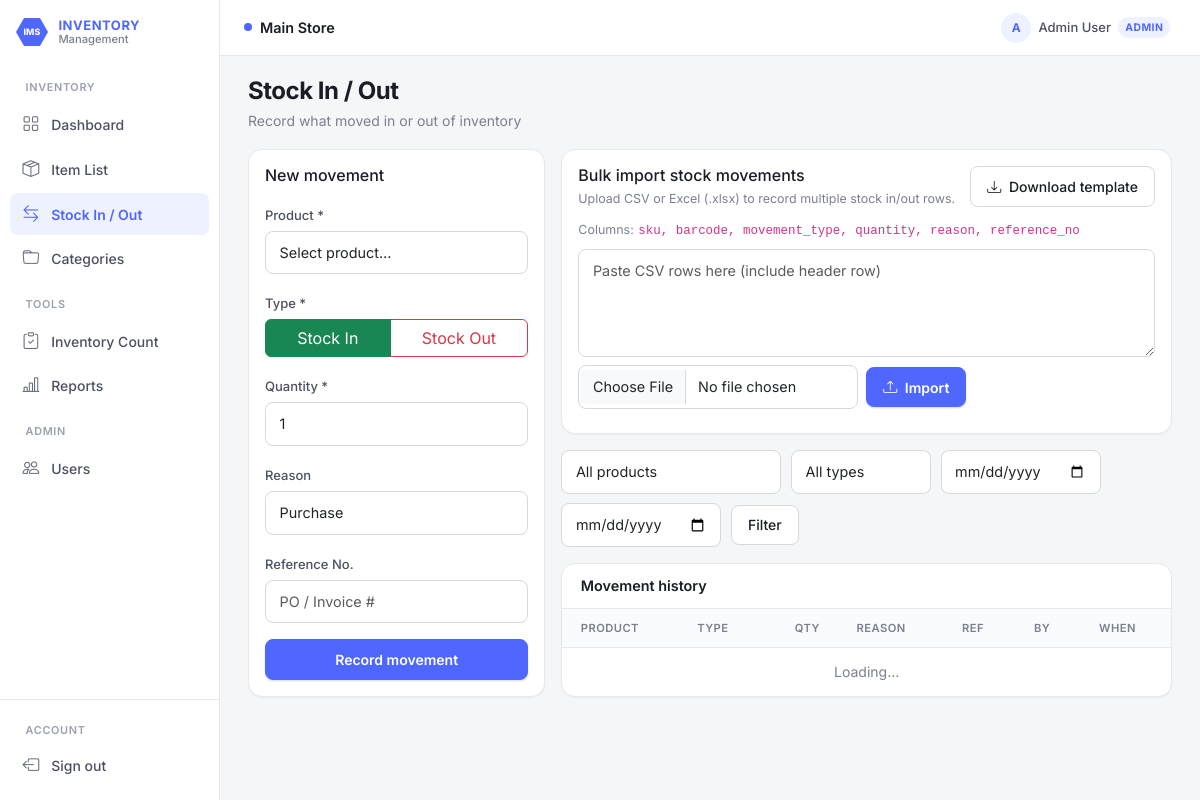
The page /stock_in_out.php (signed in) on the database its author committed.
### tables this page shows
CREATE TABLE stores (
  store_id        INT AUTO_INCREMENT PRIMARY KEY,
  store_name      VARCHAR(255) NOT NULL,
  business_type   VARCHAR(100) NULL,
  address         VARCHAR(500) NULL,
  phone           VARCHAR(50) NULL,
  contact_email   VARCHAR(150) NULL,
  slug            VARCHAR(100) NOT NULL UNIQUE,
  is_active       TINYINT(1) NOT NULL DEFAULT 1,
  created_at      TIMESTAMP DEFAULT CURRENT_TIMESTAMP
);

CREATE TABLE users (
  user_id         INT AUTO_INCREMENT PRIMARY KEY,
  name            VARCHAR(100) NOT NULL,
  email           VARCHAR(150) UNIQUE NOT NULL,
  password_hash   VARCHAR(255) NULL,
  google_id       VARCHAR(255) UNIQUE NULL,
  role            VARCHAR(20) DEFAULT 'staff',  
  is_active       TINYINT(1) NOT NULL DEFAULT 1,
  created_at      TIMESTAMP DEFAULT CURRENT_TIMESTAMP
);

### stock_in_out.php (the view, shortened to what the rows shown need)
<?php
require_once __DIR__ . '/includes/auth.php';
require_once __DIR__ . '/includes/import_ui.php';
require_login();
$pageTitle = 'Stock In / Out';
require __DIR__ . '/includes/header.php';
?>
<div class="row g-3">
  <div class="col-lg-4">
    <div class="card-soft p-3">
      <h2 class="h6 mb-3">New movement</h2>
    </div>
  </div>
  <div class="col-lg-8">
    <?php if (!$activeAudit): ?>
    <?php
    render_bulk_import_panel([
        'api' => '/api/stock_movements_import.php',
        'title' => 'Bulk import stock movements',
        'description' => 'Upload CSV or Excel (.xlsx) to record multiple stock in/out rows.',
        'template_url' => app_url('api/stock_movements_import.php?template=1'),
        'columns' => ['sku', 'barcode', 'movement_type', 'quantity', 'reason', 'reference_no'],
        'panel_id' => 'stockImportPanel',
        'textarea_id' => 'stockImportCsv',
        'file_id' => 'stockImportFile',
        'result_id' => 'stockImportResult',
    ]);
    ?>
    <?php endif; ?>
    <div class="table-panel">
      <div class="panel-head"><h2>Movement history</h2></div>
      <div class="table-responsive">
        <table class="table-clean">
          <thead>
            <tr>
              <th>Product</th>
              <th>Type</th>
              <th class="num">Qty</th>
              <th>Reason</th>
              <th>Ref</th>
              <th>By</th>
              <th>When</th>
            </tr>
          </thead>
        </table>
      </div>
    </div>
  </div>
</div>
<?php
require __DIR__ . '/includes/footer.php';

### includes/header.php (shortened to what the rows shown need)
<?php
$user = current_user();
$store = current_store();
$platformMode = !empty($platformMode);
$storeDisplayName = $platformMode
    ? 'Platform Admin'
    : ($store['store_name'] ?? ($_SESSION['store_name'] ?? 'My Store'));
$pageTitle = $pageTitle ?? 'Inventory';
$activeAudit = locking_audit_session();
$hidePageHeader = !empty($hidePageHeader);
$isAdmin = is_admin();
$isSuper = is_super_admin();
$roleLabel = $isSuper ? 'Super Admin' : ($isAdmin ? 'Admin' : 'Staff');
?>
<!DOCTYPE html>
<html lang="en">
<head>
  <link href="https://cdn.jsdelivr.net/npm/bootstrap@5.3.3/dist/css/bootstrap.min.css" rel="stylesheet">
  <link href="https://cdn.jsdelivr.net/npm/bootstrap-icons@1.11.3/font/bootstrap-icons.min.css" rel="stylesheet">
  <link href="<?= htmlspecialchars(app_url('assets/css/app.css')) ?>" rel="stylesheet">
</head>
<body>
<div class="app-shell">
  <div class="main-wrap">
    <header class="topbar">
      <div class="topbar-team">
        <span class="team-dot"></span>
        <span><?= htmlspecialchars($storeDisplayName) ?></span>
      </div>
      <div class="topbar-actions">
        <div class="dropdown">
          <button type="button" class="user-chip user-chip-btn" data-bs-toggle="dropdown" aria-expanded="false">
            <span class="user-avatar"><?= strtoupper(substr($user['name'] ?? 'U', 0, 1)) ?></span>
            <span class="d-none d-md-inline"><?= htmlspecialchars($user['name'] ?? '') ?></span>
            <span class="role-pill"><?= htmlspecialchars($roleLabel) ?></span>
          </button>
        </div>
      </div>
    </header>
    <main class="main-content">
      <?php if (!$hidePageHeader): ?>
      <div class="page-header">
        <div>
          <h1 class="page-title"><?= htmlspecialchars($pageTitle) ?></h1>
        </div>
      </div>
      <?php endif; ?>

### rows shown on the page
stores: store_name "Main Store"
users: name "A", name "Admin User", role "ADMIN"

### other values the page prints
$group['label'] "INVENTORY"
$item['label'] "Dashboard"
$item['label'] "Item List"
$item['label'] "Stock In / Out"
$item['label'] "Categories"
$group['label'] "TOOLS"
$item['label'] "Inventory Count"
$item['label'] "Reports"
$group['label'] "ADMIN"
$item['label'] "Users"
$pageTitle "Stock In / Out"
$pageSubtitle "Record what moved in or out of inventory"
$title "Bulk import stock movements"
$description "Upload CSV or Excel (.xlsx) to record multiple stock in/out rows."
implode(', ', $columns) "sku, barcode, movement_type, quantity, reason, reference_no"
